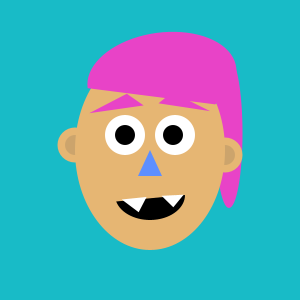
Frame 1 (no input)
Frame 60 (the mouse pressed at the canvas centre just before this capture): identical to frame 1, image omitted
Frame 120 (the mouse held since frame 60 and released just before this capture): identical to frame 1, image omitted

The Processing sketch that drew this single still picture (run headless with seeded random() and noise(); from frame 60 on, the mouse is pressed at the canvas centre):

// Processing sketch: processing_140775
// ── processing_140775.pde

//christina weisensel
//sketch

// declare global variables
int earbigSize;
int inearbigSize;
int earsmallSize;
int inearsmallSize;
float blackeyeSize=20;
int noseSize;
int blackeyeColor;  
int noseoneColor;
int nosetwoColor;
int nosethreeColor;
float haironeColor=232;
float hairtwoColor=67;
float hairthreeColor=199;
float fangColor=255;
int fangcolor;
float eyewhiteSize=40;
int eyebrowoneColor;
int eyebrowtwoColor;
int eyebrowthreeColor;
float eyebrowoneSize=15;
float eyebrowtwoSize=-30;
float mouthoneColor=0;
float mouthtwoColor=0;
float mouththreeColor=0;
float headoneSize=200;
float headtwoSize=150;

boolean clicked=false;

// runs once
void setup() {
  size(300, 300);
  background(24, 187, 199);
  noStroke();
}

void keyPressed() {
  clicked=! clicked;
  eyewhiteSize = random(10, 40);
  blackeyeSize = eyewhiteSize/2;
  fangColor = random (140, 255);
  haironeColor = random(0,255);
  hairtwoColor = random(0,255);
  hairthreeColor = random(0,255);
  eyebrowoneSize = random(0,60);
  eyebrowtwoSize = random(-70,-10);
  mouthoneColor = random(0,200);
  mouthtwoColor = mouthoneColor;
  mouththreeColor = mouthoneColor;
  headoneSize = random(180,220);
  headtwoSize = random(130,170);
}

// runs forever
void draw() {
  background(24, 187, 199);


  if (clicked==false) {
    earbigSize=35;
    inearbigSize=20;
    earsmallSize=35;
    inearsmallSize=20;
    noseSize=-10;
    blackeyeColor=0;
    noseoneColor=94;
    nosetwoColor=143;
    nosethreeColor=255;
    fangcolor=255;
    fangColor=255;
    eyebrowoneColor=232;
    eyebrowtwoColor=67;
    eyebrowthreeColor=199;
  }

  if (clicked==true) {
    earbigSize=55;
    inearbigSize=40;
    earsmallSize=10;
    inearsmallSize=5;
    noseSize=0;
    blackeyeColor=255;
    noseoneColor=97;
    nosetwoColor=0;
    nosethreeColor=133;
    fangcolor=0;
    eyebrowoneColor=215;
    eyebrowtwoColor=252;
    eyebrowthreeColor=30;
  }

  translate(150, 150);

  // hair back
  noStroke();
  fill(haironeColor, hairtwoColor, hairthreeColor);
  ellipse(79, -17, 27, 150);

  // ears outside
  fill(230, 182, 115);
  ellipse(75, 5, earsmallSize, earsmallSize);
  fill(230, 182, 115);
  ellipse(-75, -5, earbigSize, earbigSize);

  // ears inside
  fill(204, 164, 108);
  ellipse(75, 5, inearsmallSize, inearsmallSize);
  fill(204, 164, 108);
  ellipse(-75, -5, inearbigSize, inearbigSize);

  // head
  fill(230, 182, 115);
  ellipse(0, 0, headtwoSize, headoneSize);

  // eyes white
  fill(255, 255, 255);
  ellipse(25, -15, eyewhiteSize, eyewhiteSize);

  // nose
  pushMatrix();
  translate(0, 10);
  fill(noseoneColor, nosetwoColor, nosethreeColor);
  triangle(0, noseSize, -12, 16, 12, 16);
  popMatrix();

  // eyes
  fill(255, 255, 255);
  ellipse(-25, -15, eyewhiteSize, eyewhiteSize);
  // eyes black
  fill(blackeyeColor, 0, 0);
  ellipse(23, -15, blackeyeSize, blackeyeSize);
  ellipse(-25, -15, blackeyeSize, blackeyeSize);

  // mouth
  fill (mouthoneColor, mouthtwoColor, mouththreeColor);
  arc(0, 45, 70, 50, 0, PI/1.5+QUARTER_PI, OPEN);

  // hair top
  fill(haironeColor, hairtwoColor, hairthreeColor);
  rotate(3);
  arc(-22, 70, 150, 90, 0, PI/QUARTER_PI, OPEN);

  // fangs
  fill(fangColor, fangcolor, fangcolor);
  triangle(10, -46, 35, -45, 20, -60);
  triangle(-27, -49, -5, -47, -15, -60);

  // eyebrows
  fill(eyebrowoneColor, eyebrowtwoColor, eyebrowthreeColor);
  triangle(eyebrowoneSize, 59, 0, 45, 55, 45);
  triangle(-65, 30, -15, 45, eyebrowtwoSize, 54);
}
